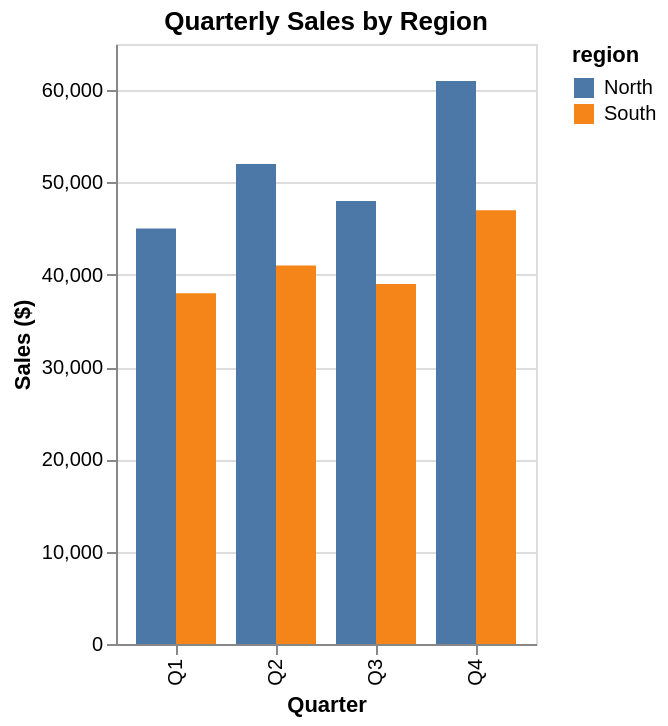

Write a Vega-Lite specification for this figure.
### Vega-Lite specification from a JSON file in a GitHub repository (floating-point values rounded to 4 significant figures)
{"$schema": "https://vega.github.io/schema/vega-lite/v6.json", "description": "Sales comparison by quarter and region", "data": {"values": [{"quarter": "Q1", "region": "North", "sales": 45000}, {"quarter": "Q1", "region": "South", "sales": 38000}, {"quarter": "Q2", "region": "North", "sales": 52000}, {"quarter": "Q2", "region": "South", "sales": 41000}, {"quarter": "Q3", "region": "North", "sales": 48000}, {"quarter": "Q3", "region": "South", "sales": 39000}, {"quarter": "Q4", "region": "North", "sales": 61000}, {"quarter": "Q4", "region": "South", "sales": 47000}]}, "mark": "bar", "encoding": {"x": {"field": "quarter", "type": "nominal", "axis": {"title": "Quarter"}}, "y": {"field": "sales", "type": "quantitative", "axis": {"title": "Sales ($)"}}, "color": {"field": "region", "type": "nominal"}, "xOffset": {"field": "region"}}, "title": "Quarterly Sales by Region"}
